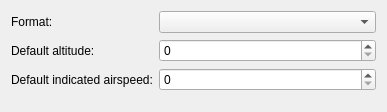
<?xml version="1.0" encoding="UTF-8"?>
<ui version="4.0">
 <class>CsvLocationImportOptionWidget</class>
 <widget class="QWidget" name="CsvLocationImportOptionWidget">
  <property name="geometry">
   <rect>
    <x>0</x>
    <y>0</y>
    <width>387</width>
    <height>112</height>
   </rect>
  </property>
  <layout class="QFormLayout" name="formLayout">
   <item row="0" column="0">
    <widget class="QLabel" name="formatLabel">
     <property name="text">
      <string>Format:</string>
     </property>
    </widget>
   </item>
   <item row="0" column="1">
    <widget class="QComboBox" name="formatComboBox">
     <property name="minimumSize">
      <size>
       <width>200</width>
       <height>0</height>
      </size>
     </property>
    </widget>
   </item>
   <item row="1" column="0">
    <widget class="QLabel" name="label">
     <property name="text">
      <string>Default altitude:</string>
     </property>
    </widget>
   </item>
   <item row="1" column="1">
    <widget class="QSpinBox" name="defaultAltitudeSpinBox"/>
   </item>
   <item row="2" column="0">
    <widget class="QLabel" name="label_2">
     <property name="text">
      <string>Default indicated airspeed:</string>
     </property>
    </widget>
   </item>
   <item row="2" column="1">
    <widget class="QSpinBox" name="defaultIndicatedAirspeedSpinBox"/>
   </item>
  </layout>
 </widget>
 <resources/>
 <connections/>
</ui>
